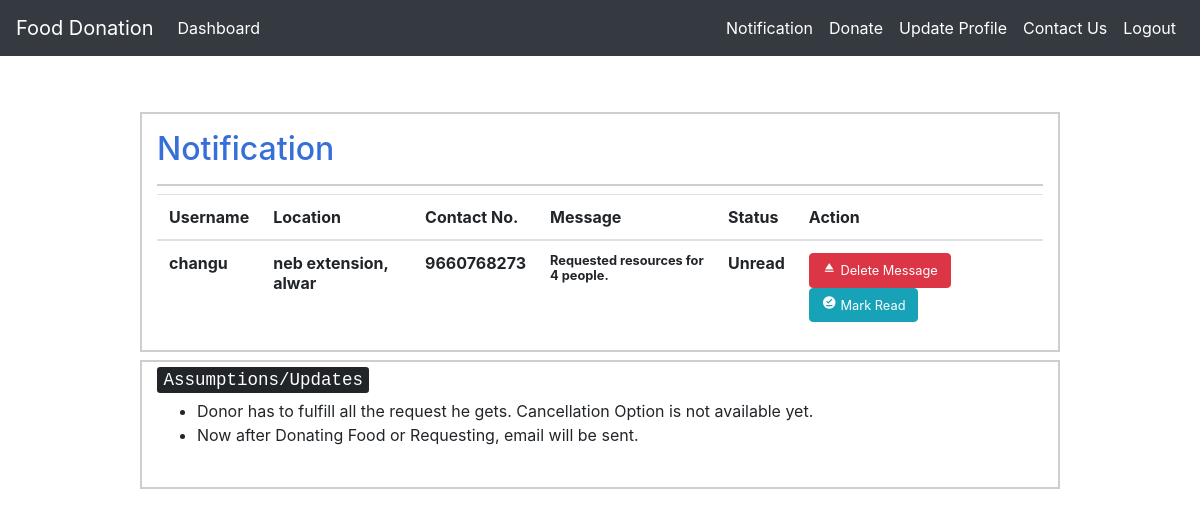
/users/messages/ (signed in), run on the app's committed database.
### customUser/models.py (models this page shows, shortened)
class Messages(models.Model):
    sender = models.ForeignKey(CustomUser, on_delete = models.CASCADE, related_name = 'senders')
    reciever = models.ForeignKey(CustomUser, on_delete = models.CASCADE, related_name = 'recievers')
    message = models.CharField(max_length = 150)
    read_unread = models.BooleanField(default = "False") # FALSE - UNREAD

class CustomUser(AbstractUser):
    pin_code = models.IntegerField(null = True)
    contact_no = models.IntegerField(null = True)
    resources = models.IntegerField(null = True) # no. of persons avability/requirement
    locality = models.CharField(max_length = 100)
    city = models.CharField(max_length = 50)
    """CHOICES=[('0','Donor'),
                   ('1','Reciever')]"""
    state = models.CharField(max_length = 50, default = " ")
    donor = models.BooleanField(default = 'False') # 0 - Donor 1 - Reciever
    email = models.EmailField(unique=True)
    organisation = models.BooleanField(default = 'False')

### customUser/views.py (the view)
# urls.py: path('messages/', views.seeNotifications, name = 'notification'),
@login_required(login_url = '/users/login')
def seeNotifications(request):
	message = Messages.objects.filter(reciever = request.user)
	context = { 'messages' : message }
	return render(request, 'notification.html', context)

### templates/notification.html (shortened to what this page needs)
{% extends 'base_with_home.html' %}
{% load crispy_forms_tags %}
{% block navigation %}
	<div class = "nav-item active">
		<a class="nav-link" href="{% url 'notification' %}" >Notification</a>
	</div>
	 <div class = "nav-item active">
		  <a class="nav-link" href="{% url 'maps' %}" class="nav-link">
			  {% if user.donor == True %}  Donate   {% else %}  Request
			  {% endif %}
		  </a>
		</div>
		<div class = "nav-item active">
				<a href="{% url 'edit_profile' %}" class="nav-link"> Update Profile </a>
		</div>
		<div class = "nav-item active">
			<a href = "{% url 'contact' %}" class = 'nav-link'> Contact Us </a>
		</div>
		<div class = "nav-item active">
			<a href="{% url 'logout' %}" class="nav-link">Logout</a>
		</div>
</div>
{% endblock %}
{% block content %}
<div class="container my-2" style="border:2px solid #cecece;">
	<h2 class="py-3" style="color: rgb(54, 111, 216); border-bottom:2px solid #cecece;"> Notification </h2>
	<table class = "table">
			<thead>
				<tr>
 					<th scope="col">  Username  </th>
 					<th scope="col"> Location </th>
 					<th scope="col"> Contact No. </th>
					<th scope="col">  Message  </th>
					<th scope = "col">Status </th>
					<th scope="col"> Action </th>
				</tr>
			</thead>
			<tbody>
		{% for i in messages %}
			<tr>
				<th scope="row">{{ i.sender.username }}</th>
				<th scope="row">{{ i.sender.locality }}, {{ i.sender.city }} </th>
				<th scope="row">{{ i.sender.contact_no }} </th>
				<th scope="row"> <small> <strong> {{ i.message }} </strong> </small></th>
				<th scope = "row">
					{% if i.read_unread == False %}
						Unread
					{% else %}
						Read
					{% endif %}
				</th>
				<th scope = "row">
					<div class = "row">
						<div class = "col">
							<a href="{% url 'deleteNotification' i.pk %}" class="btn btn-danger"> <i class="material-icons" style="font-size:15px">eject</i><small> Delete Message</small></a>
						</div>
						<div class = "col">
							<a href="{% url 'readMessage' i.pk %}" class="btn btn-info"> <i class="material-icons" style="font-size:15px">offline_pin</i><small> Mark Read </small></a>
						</div>
					</div>
				</th>
			</tr>
			</tbody>
			</table>
			</div>
		{% endfor %}
{% endblock %}

### data on the page
Messages: sender.username "changu", sender.locality "neb extension", sender.city "alwar", sender.contact_no "9660768273", message "Requested resources for 4 people.", read_unread "Unread"
